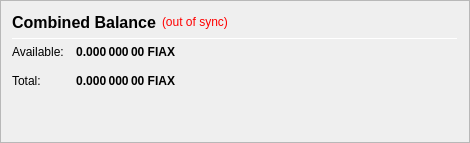
                   <widget class="QFrame" name="frame_CombinedBalances">
                    <property name="minimumSize">
                     <size>
                      <width>470</width>
                      <height>0</height>
                     </size>
                    </property>
                    <property name="frameShape">
                     <enum>QFrame::StyledPanel</enum>
                    </property>
                    <property name="frameShadow">
                     <enum>QFrame::Raised</enum>
                    </property>
                    <layout class="QVBoxLayout" name="verticalLayout_5">
                     <item>
                      <layout class="QHBoxLayout" name="horizontalLayout_5" stretch="0,0,0">
                       <item>
                        <widget class="QLabel" name="label_5z">
                         <property name="minimumSize">
                          <size>
                           <width>0</width>
                           <height>20</height>
                          </size>
                         </property>
                         <property name="font">
                          <font>
                           <pointsize>12</pointsize>
                           <weight>75</weight>
                           <bold>true</bold>
                          </font>
                         </property>
                         <property name="toolTip">
                          <string>Combined Balance (including unconfirmed and immature coins)</string>
                         </property>
                         <property name="text">
                          <string>Combined Balance</string>
                         </property>
                        </widget>
                       </item>
                       <item>
                        <widget class="QLabel" name="labelWalletStatus">
                         <property name="cursor">
                          <cursorShape>WhatsThisCursor</cursorShape>
                         </property>
                         <property name="toolTip">
                          <string>The displayed information may be out of date. Your wallet automatically synchronizes with the FIAX network after a connection is established, but this process has not completed yet.</string>
                         </property>
                         <property name="styleSheet">
                          <string notr="true">QLabel { color: red; }</string>
                         </property>
                         <property name="text">
                          <string notr="true">(out of sync)</string>
                         </property>
                         <property name="alignment">
                          <set>Qt::AlignLeading|Qt::AlignLeft|Qt::AlignVCenter</set>
                         </property>
                        </widget>
                       </item>
                       <item>
                        <spacer name="horizontalSpacer_1">
                         <property name="orientation">
                          <enum>Qt::Horizontal</enum>
                         </property>
                         <property name="sizeHint" stdset="0">
                          <size>
                           <width>40</width>
                           <height>20</height>
                          </size>
                         </property>
                        </spacer>
                       </item>
                      </layout>
                     </item>
                     <item>
                      <widget class="Line" name="line_CombinedBalance">
                       <property name="minimumSize">
                        <size>
                         <width>0</width>
                         <height>1</height>
                        </size>
                       </property>
                       <property name="maximumSize">
                        <size>
                         <width>16777215</width>
                         <height>1</height>
                        </size>
                       </property>
                       <property name="orientation">
                        <enum>Qt::Horizontal</enum>
                       </property>
                      </widget>
                     </item>
                     <item>
                      <layout class="QGridLayout" name="gridLayout_3">
                       <property name="spacing">
                        <number>12</number>
                       </property>
                       <item row="1" column="0">
                        <widget class="QLabel" name="labelBalanceTextz">
                         <property name="text">
                          <string>Available:</string>
                         </property>
                        </widget>
                       </item>
                       <item row="1" column="1">
                        <widget class="QLabel" name="labelBalancez">
                         <property name="font">
                          <font>
                           <weight>75</weight>
                           <bold>true</bold>
                          </font>
                         </property>
                         <property name="cursor">
                          <cursorShape>IBeamCursor</cursorShape>
                         </property>
                         <property name="toolTip">
                          <string>Your current spendable balance</string>
                         </property>
                         <property name="text">
                          <string notr="true">0.000 000 00 FIAX</string>
                         </property>
                         <property name="alignment">
                          <set>Qt::AlignRight|Qt::AlignTrailing|Qt::AlignVCenter</set>
                         </property>
                         <property name="textInteractionFlags">
                          <set>Qt::LinksAccessibleByMouse|Qt::TextSelectableByKeyboard|Qt::TextSelectableByMouse</set>
                         </property>
                        </widget>
                       </item>
                       <item row="2" column="0">
                        <widget class="QLabel" name="labelTotalTextz">
                         <property name="text">
                          <string>Total:</string>
                         </property>
                        </widget>
                       </item>
                       <item row="2" column="1">
                        <widget class="QLabel" name="labelTotalz">
                         <property name="font">
                          <font>
                           <weight>75</weight>
                           <bold>true</bold>
                          </font>
                         </property>
                         <property name="cursor">
                          <cursorShape>IBeamCursor</cursorShape>
                         </property>
                         <property name="toolTip">
                          <string>Total Balance, including all unavailable coins.</string>
                         </property>
                         <property name="text">
                          <string notr="true">0.000 000 00 FIAX</string>
                         </property>
                         <property name="alignment">
                          <set>Qt::AlignRight|Qt::AlignTrailing|Qt::AlignVCenter</set>
                         </property>
                         <property name="textInteractionFlags">
                          <set>Qt::LinksAccessibleByMouse|Qt::TextSelectableByKeyboard|Qt::TextSelectableByMouse</set>
                         </property>
                        </widget>
                       </item>
                       <item row="2" column="3">
                        <spacer name="horizontalSpacer_2">
                         <property name="orientation">
                          <enum>Qt::Horizontal</enum>
                         </property>
                         <property name="sizeHint" stdset="0">
                          <size>
                           <width>40</width>
                           <height>20</height>
                          </size>
                         </property>
                        </spacer>
                       </item>
                      </layout>
                     </item>
                     <item>
                      <spacer name="verticalSpacer_1">
                       <property name="orientation">
                        <enum>Qt::Vertical</enum>
                       </property>
                       <property name="sizeHint" stdset="0">
                        <size>
                         <width>20</width>
                         <height>40</height>
                        </size>
                       </property>
                      </spacer>
                     </item>
                    </layout>
                   </widget>
